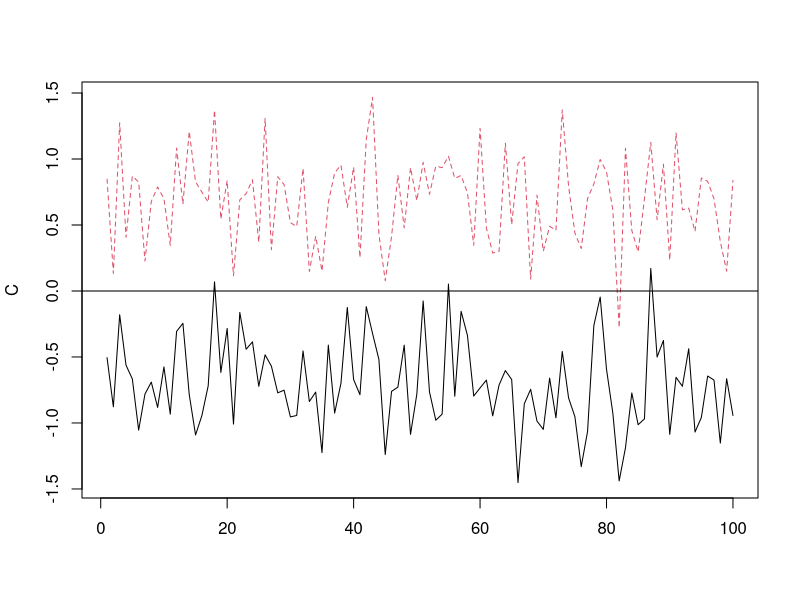
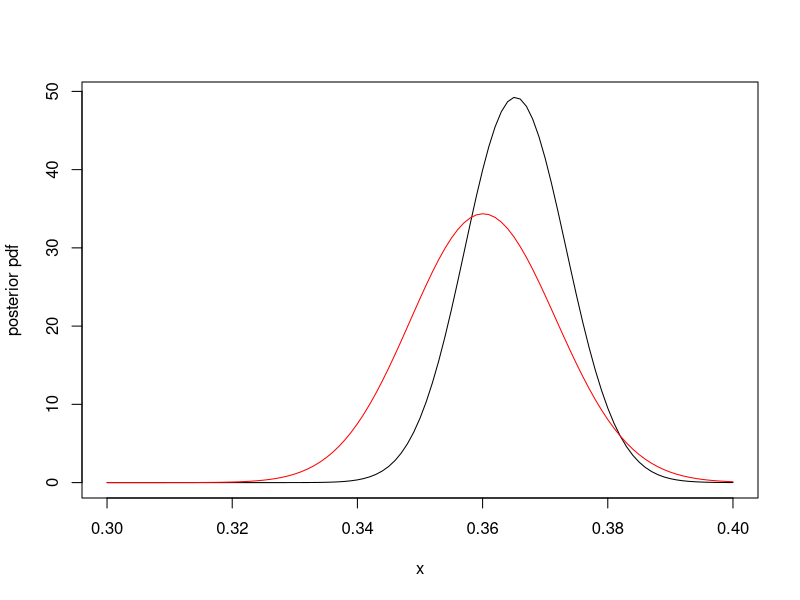

These figures' R source, in order:
## ---- chunk 1

x = t.test(rnorm(10))
x
names(x)
x$conf.int
## ---- chunk 2
f=function(t){x=t.test(rnorm(t));as.vector(x$conf.int)};
f(10);
f(20);
t <- as.matrix(rep(10,100));
C <- t(apply(t,1,f)); #this is a trick so we don't have to program
matplot(C,type="l"); #a matrix plot
abline(0,0) #includes a line at 0
## ---- chunk 3

num = (C[, 1] < 0) & (C[, 2] > 0)
sum(num)/nrow(C)
## ---- chunk 4

curve(dbeta(x, 1291, 2243), from=0.3, to=0.4, ylab='posterior pdf')
curve(dbeta(x, 616, 1094), from=0.3, to=0.4, add=TRUE, col='red', ylab='posterior pdf')
## ---- chunk 5
qbeta(c(0.025, 0.975), 1291, 2243)
## ---- chunk 6
qbeta(c(0.025, 0.975), 616, 1094)
## ---- chunk 7
f2 = function(x){
  return (pbeta(0.5, 676*x, 1150*x) - 0.99)
}

uniroot(f2, c(0, 1000))
## ---- chunk 8
676*0.043
1150*0.043
